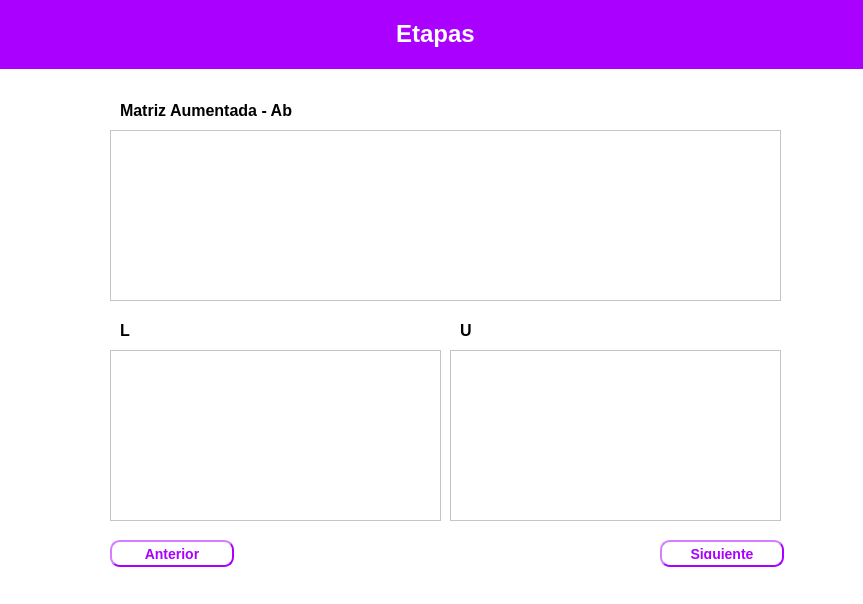
<?xml version="1.0" encoding="UTF-8"?>
<ui version="4.0">
 <class>Dialog</class>
 <widget class="QDialog" name="Dialog">
  <property name="geometry">
   <rect>
    <x>0</x>
    <y>0</y>
    <width>863</width>
    <height>604</height>
   </rect>
  </property>
  <property name="windowTitle">
   <string>Dialog</string>
  </property>
  <property name="styleSheet">
   <string notr="true">background-color: rgb(255, 255, 255);</string>
  </property>
  <widget class="QTableWidget" name="tableWidget_2">
   <property name="geometry">
    <rect>
     <x>110</x>
     <y>350</y>
     <width>331</width>
     <height>171</height>
    </rect>
   </property>
  </widget>
  <widget class="QLabel" name="label_5">
   <property name="geometry">
    <rect>
     <x>120</x>
     <y>320</y>
     <width>301</width>
     <height>21</height>
    </rect>
   </property>
   <property name="text">
    <string>&lt;html&gt;&lt;head/&gt;&lt;body&gt;&lt;p&gt;&lt;span style=&quot; font-size:12pt; font-weight:600;&quot;&gt;L&lt;/span&gt;&lt;/p&gt;&lt;/body&gt;&lt;/html&gt;</string>
   </property>
  </widget>
  <widget class="QTableWidget" name="tableWidget_4">
   <property name="geometry">
    <rect>
     <x>450</x>
     <y>350</y>
     <width>331</width>
     <height>171</height>
    </rect>
   </property>
  </widget>
  <widget class="QLabel" name="label_8">
   <property name="geometry">
    <rect>
     <x>460</x>
     <y>320</y>
     <width>321</width>
     <height>21</height>
    </rect>
   </property>
   <property name="text">
    <string>&lt;html&gt;&lt;head/&gt;&lt;body&gt;&lt;p&gt;&lt;span style=&quot; font-size:12pt; font-weight:600;&quot;&gt;U&lt;/span&gt;&lt;/p&gt;&lt;/body&gt;&lt;/html&gt;</string>
   </property>
  </widget>
  <widget class="QTableWidget" name="tableWidget">
   <property name="geometry">
    <rect>
     <x>110</x>
     <y>130</y>
     <width>671</width>
     <height>171</height>
    </rect>
   </property>
  </widget>
  <widget class="QLabel" name="label_4">
   <property name="geometry">
    <rect>
     <x>120</x>
     <y>100</y>
     <width>351</width>
     <height>21</height>
    </rect>
   </property>
   <property name="text">
    <string>&lt;html&gt;&lt;head/&gt;&lt;body&gt;&lt;p&gt;&lt;span style=&quot; font-size:12pt; font-weight:600;&quot;&gt;Matriz Aumentada - Ab&lt;/span&gt;&lt;/p&gt;&lt;/body&gt;&lt;/html&gt;</string>
   </property>
  </widget>
  <widget class="QPushButton" name="siguiente">
   <property name="geometry">
    <rect>
     <x>660</x>
     <y>540</y>
     <width>124</width>
     <height>27</height>
    </rect>
   </property>
   <property name="font">
    <font>
     <pointsize>-1</pointsize>
     <weight>75</weight>
     <italic>false</italic>
     <bold>true</bold>
    </font>
   </property>
   <property name="styleSheet">
    <string notr="true">color: rgb(170, 0, 255);
	border-width: 2px;
    border-style: outset;
    border-radius: 10px;
    border-color:rgb(170, 0, 255);
    font: bold 14px;
    padding: 6px;</string>
   </property>
   <property name="text">
    <string>Siguiente</string>
   </property>
  </widget>
  <widget class="QPushButton" name="anterior">
   <property name="geometry">
    <rect>
     <x>110</x>
     <y>540</y>
     <width>124</width>
     <height>27</height>
    </rect>
   </property>
   <property name="font">
    <font>
     <pointsize>-1</pointsize>
     <weight>75</weight>
     <italic>false</italic>
     <bold>true</bold>
    </font>
   </property>
   <property name="styleSheet">
    <string notr="true">color: rgb(170, 0, 255);
	border-width: 2px;
    border-style: outset;
    border-radius: 10px;
    border-color:rgb(170, 0, 255);
    font: bold 14px;
    padding: 6px;</string>
   </property>
   <property name="text">
    <string>Anterior</string>
   </property>
  </widget>
  <widget class="QLabel" name="label_2">
   <property name="geometry">
    <rect>
     <x>0</x>
     <y>0</y>
     <width>871</width>
     <height>69</height>
    </rect>
   </property>
   <property name="styleSheet">
    <string notr="true">background-color: rgb(170, 0, 255);</string>
   </property>
   <property name="text">
    <string>&lt;html&gt;&lt;head/&gt;&lt;body&gt;&lt;p align=&quot;center&quot;&gt;&lt;span style=&quot; font-size:18pt; font-weight:600; color:#ffffff;&quot;&gt;Etapas&lt;/span&gt;&lt;/p&gt;&lt;/body&gt;&lt;/html&gt;</string>
   </property>
  </widget>
 </widget>
 <resources/>
 <connections/>
</ui>
